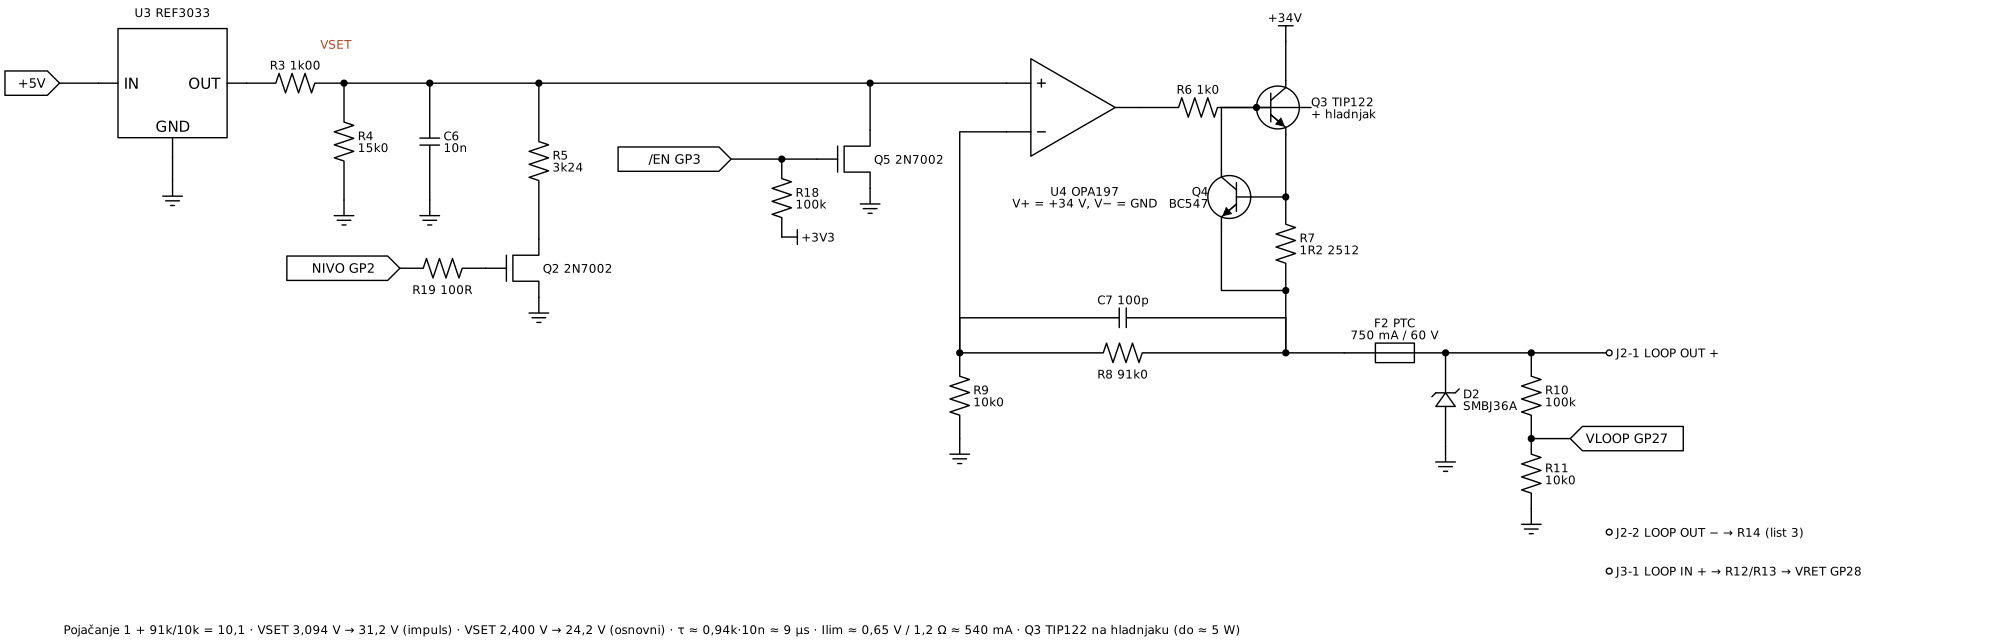

Here is the Python script that generated this plot:
import schemdraw
import schemdraw.elements as elm
schemdraw.config(fontsize=11, lw=1.3, font='DejaVu Sans')
ACC = '#b4441f'
def gnd(d, pt): d.add(elm.Ground().at(pt))

with schemdraw.Drawing(file='driver.svg', show=False) as d:
    d.config(unit=2)
    ref = d.add(elm.Ic(pins=[elm.IcPin(name='IN', side='left'),
                             elm.IcPin(name='OUT', side='right'),
                             elm.IcPin(name='GND', side='bottom')],
                       edgepadW=0.8, edgepadH=0.8, label='U3 REF3033', lblloc='top', lblofst=0.3).at((0, 0)).anchor('OUT'))
    d.add(elm.Line().left(1).at(ref.IN)); d.add(elm.Tag(width=1.4).left().label('+5V'))
    d.add(elm.Line().down(0.6).at(ref.GND)); gnd(d, d.here)
    y0 = ref.OUT[1]; x0 = ref.OUT[0]
    d.add(elm.Resistor().right(2.5).at(ref.OUT).label('R3  1k00', loc='top'))
    VS = d.here
    d.add(elm.Dot()); d.add(elm.Label().at((VS[0]-0.3, VS[1]+0.9)).label('VSET', color=ACC))
    # bus
    xs = {'R4': VS[0], 'C6': VS[0]+2.2, 'R5': VS[0]+5.0, 'Q5': VS[0]+13.5}
    xop = VS[0]+17.0
    d.add(elm.Line().right(xop-VS[0]).at(VS))
    for k in ('C6', 'R5', 'Q5'): d.add(elm.Dot().at((xs[k], y0)))
    d.add(elm.Resistor().down(3).at((xs['R4'], y0)).label('R4\n15k0', loc='bottom')); gnd(d, d.here)
    d.add(elm.Capacitor().down(3).at((xs['C6'], y0)).label('C6\n10n', loc='bottom')); gnd(d, d.here)
    d.add(elm.Resistor().down(4).at((xs['R5'], y0)).label('R5\n3k24', loc='bottom'))
    q2 = d.add(elm.NFet().right().reverse().anchor('drain').label('Q2 2N7002', loc='right'))
    gnd(d, q2.source)
    d.add(elm.Resistor().left(2.2).at(q2.gate).label('R19 100R', loc='bottom'))
    d.add(elm.Tag(width=2.9).left().label('NIVO  GP2'))
    d.add(elm.Line().down(1.2).at((xs['Q5'], y0)))
    q5 = d.add(elm.NFet().right().reverse().anchor('drain').label('Q5 2N7002', loc='right'))
    gnd(d, q5.source)
    d.add(elm.Line().left(0.9).at(q5.gate)); g5 = d.here; d.add(elm.Dot())
    d.add(elm.Line().left(1.3)); d.add(elm.Tag(width=2.9).left().label('/EN  GP3'))
    d.add(elm.Resistor().down(2).at(g5).label('R18\n100k', loc='bottom'))
    d.add(elm.Vdd().down().label('+3V3', loc='bottom'))
    # opamp, + on top
    op = d.add(elm.Opamp(leads=True).right().flip().anchor('in2').at((xop, y0)))
    d.add(elm.Label().at((op.center[0]+0.2, op.center[1]-2.4)).label('U4 OPA197\nV+ = +34 V, V− = GND'))
    yo = op.out[1]
    d.add(elm.Resistor().right(3).at(op.out).label('R6  1k0', loc='top'))
    NB = d.here
    d.add(elm.Line().right(1.4)); d.add(elm.Dot().at(NB))
    q3 = d.add(elm.BjtNpn(circle=True).right().anchor('base').label('Q3 TIP122\n+ hladnjak', loc='right', ofst=(0.3, 0)))
    d.add(elm.Line().up(1).at(q3.collector)); d.add(elm.Vdd().label('+34V'))
    QE = q3.emitter
    d.add(elm.Line().down(1.6).at(QE)); NE = d.here; d.add(elm.Dot())
    r7 = d.add(elm.Resistor().down(2.4).at(NE).label('R7\n1R2 2512', loc='bottom'))
    LD = r7.end; d.add(elm.Dot().at(LD))
    q4 = d.add(elm.BjtNpn(circle=True).right().reverse().anchor('base').at((NE[0]-0.9, NE[1])).label('Q4\nBC547', loc='left', ofst=(0.0, 0)))
    d.add(elm.Line().at(q4.base).to(NE))
    d.add(elm.Wire('|-').at(q4.collector).to(NB))
    d.add(elm.Wire('|-').at(q4.emitter).to(LD))
    # feedback
    d.add(elm.Line().down(1.6).at(LD)); FT = d.here; d.add(elm.Dot())
    xfb = op.in1[0]-1.2
    r8 = d.add(elm.Resistor().left(FT[0]-xfb).at(FT).label('R8  91k0', loc='bottom'))
    FB = r8.end; d.add(elm.Dot().at(FB))
    d.add(elm.Line().up(0.9).at(FT)); d.add(elm.Capacitor().left(FT[0]-xfb).label('C7  100p', loc='top')); d.add(elm.Line().down(0.9))
    d.add(elm.Wire('|-').at(FB).to(op.in1))
    d.add(elm.Resistor().down(2.2).at(FB).label('R9\n10k0', loc='bottom')); gnd(d, d.here)
    # output
    d.add(elm.Line().right(1.5).at(FT))
    d.add(elm.Fuse().right(2.6).label('F2 PTC\n750 mA / 60 V', loc='top'))
    NO = d.here; d.add(elm.Dot())
    d.add(elm.Line().right(4.2)); d.add(elm.Dot(open=True).label('J2-1  LOOP OUT +', loc='right'))
    d.add(elm.Zener().down(2.4).at(NO).reverse().label('D2\nSMBJ36A', loc='bottom')); gnd(d, d.here)
    NV = (NO[0]+2.2, NO[1]); d.add(elm.Dot().at(NV))
    d.add(elm.Resistor().down(2.2).at(NV).label('R10\n100k', loc='bottom')); NVD = d.here; d.add(elm.Dot())
    d.add(elm.Resistor().down(1.8).label('R11\n10k0', loc='bottom')); gnd(d, d.here)
    d.add(elm.Line().right(1.0).at(NVD)); d.add(elm.Tag(width=2.9).right().label('VLOOP  GP27'))
    # return terminal + loop in
    yb = NO[1]-7.2
    d.add(elm.Dot(open=True).at((NO[0]+4.2, yb+2.6)).label('J2-2  LOOP OUT −  →  R14 (list 3)', loc='right'))
    d.add(elm.Dot(open=True).at((NO[0]+4.2, yb+1.6)).label('J3-1  LOOP IN +  →  R12/R13 → VRET GP28', loc='right'))
    d.add(elm.Line(color='white').at((NO[0]+14, yb)).right(0.1)); d.add(elm.Label().at((ref.IN[0]-1, yb)).label('Pojačanje 1 + 91k/10k = 10,1   ·   VSET 3,094 V → 31,2 V (impuls)   ·   VSET 2,400 V → 24,2 V (osnovni)   ·   τ ≈ 0,94k·10n ≈ 9 µs   ·   Ilim ≈ 0,65 V / 1,2 Ω ≈ 540 mA   ·   Q3 TIP122 na hladnjaku (do ≈ 5 W)', halign='left'))
